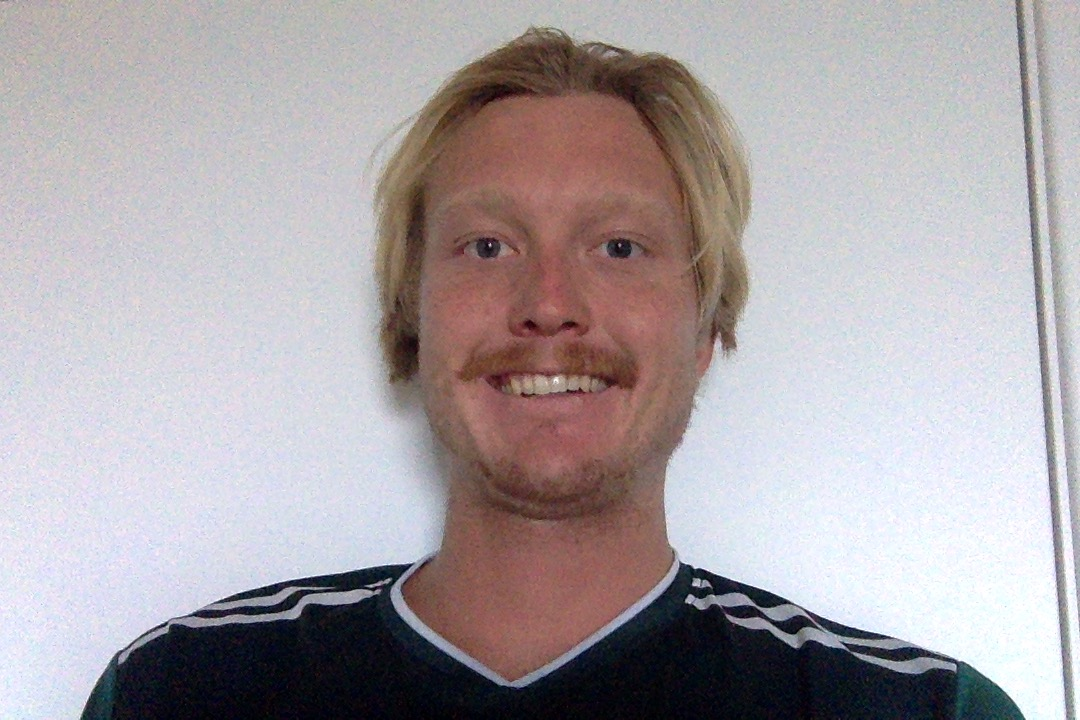
#> input picture images/self.jpg, 1080 x 720 px
$ python ImageProcessor.py
#> lines starting #> are read from the running program, lines starting #| are printed output that depends on the picture; after the words box and inside, x2 and y2 are one past the last pixel; in counts of white or black regions, pixels touching at a corner belong together
import cv2 as cv
import numpy as np

class ImageProcessor:

    def __init__(self, filepath):
#> called with filepath = 'images/self.jpg'
        self.rawImage = cv.imread(filepath)
#> self.rawImage is the input picture: shape (720, 1080, 3); mean B, G, R 166, 162.7, 170.1
        self.preprocessedImage = self.preprocessImage()
        self.contours = self.getContours()
        self.contouredImage = self.createContourImage()

    def preprocessImage(self):
        imgCopy = self.rawImage.copy()
        imgProcessed = cv.cvtColor(imgCopy, cv.COLOR_BGR2GRAY)
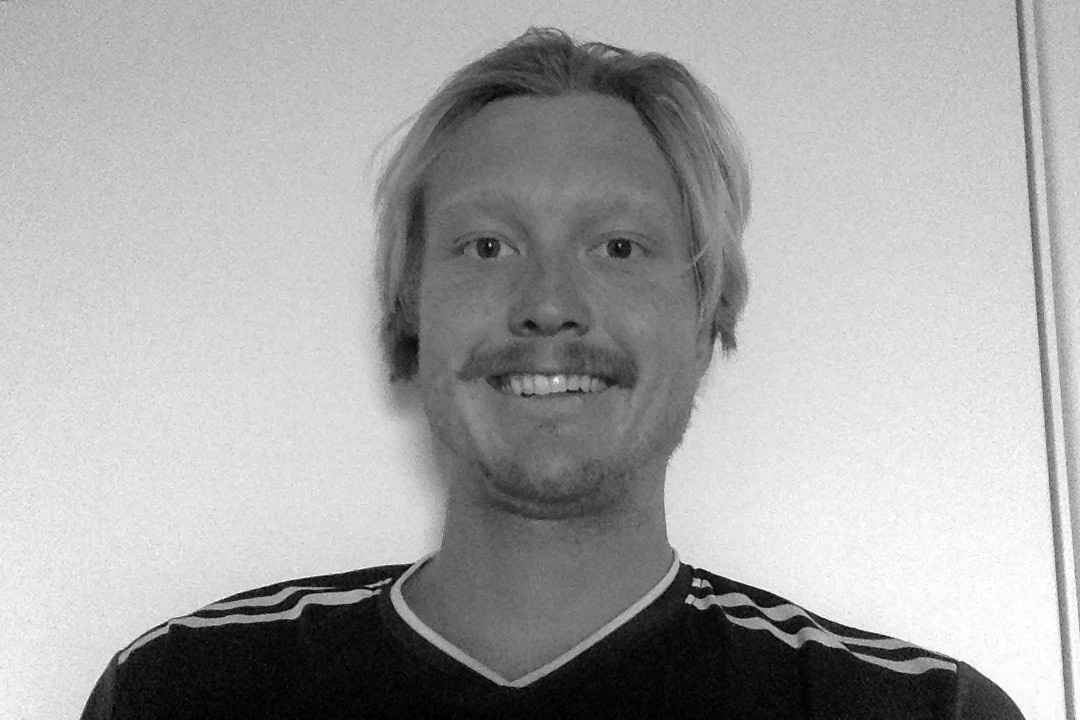
#> imgProcessed: shape (720, 1080); min 0, max 255, mean 165.3
        imgProcessed = cv.GaussianBlur(imgProcessed, (9, 9), 0)
        return imgProcessed

    def getContours(self):
        imgCopy = self.rawImage.copy()
        imgProcessed = cv.cvtColor(imgCopy, cv.COLOR_BGR2GRAY)
        imgProcessed = cv.GaussianBlur(imgProcessed, (9,9), 0)
        canny = cv.Canny(imgProcessed, 30, 40)
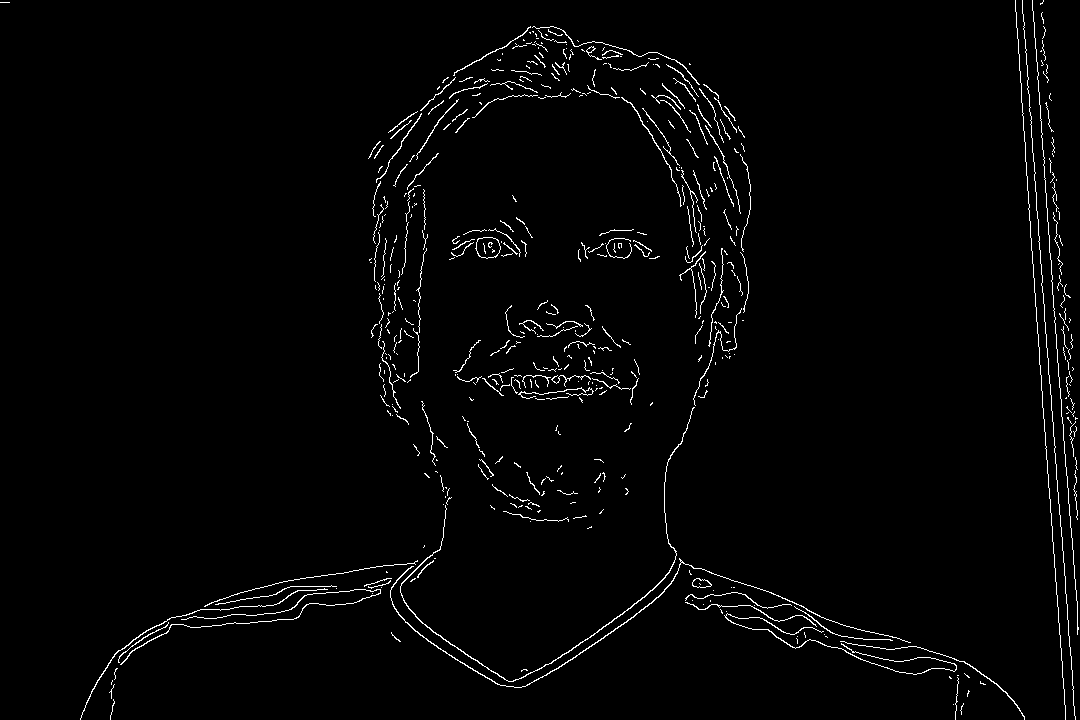
#> canny: shape (720, 1080); 2% white in thin lines or dots

        imageCannyCopy = canny.copy()
        contours_raw, hierarchy = cv.findContours(imageCannyCopy, cv.RETR_LIST, cv.CHAIN_APPROX_SIMPLE)
#> contours_raw = 504 contours, 481 with area under 20; largest, box (x1, y1, x2, y2) and area: (475, 237, 501, 259) 418, (476, 237, 501, 259) 410, (400, 407, 695, 682) 232, (390, 558, 911, 688) 224, (692, 578, 712, 588) 124
#> in __init__, `self.contours = self.getContours()`: self.contours has the same summary as contours_raw in getContours

        return contours_raw

    def createContourImage(self):
        contourImage = self.rawImage.copy()
        cv.drawContours(contourImage, self.contours, -1, (0, 255, 0), 2)
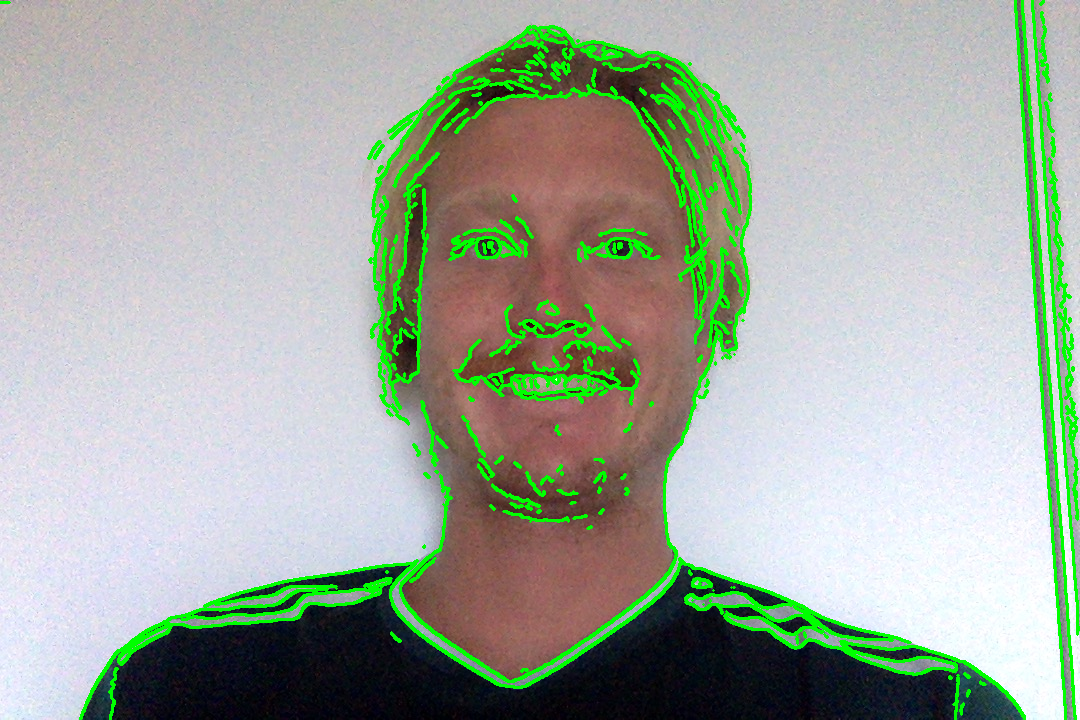
#> contourImage: shape (720, 1080, 3); 6.53% of pixels changed, all inside (x1, y1, x2, y2) = (0, 0, 1080, 720)
        return contourImage

    def showRaw(self):
        cv.imshow("start", self.rawImage)
        cv.waitKey(0)


    def showImgWithContours(self):
        cv.imshow("Contoured Image", self.contouredImage)
        cv.waitKey(0)

myImage = ImageProcessor("images/self.jpg")
myImage.showImgWithContours()
